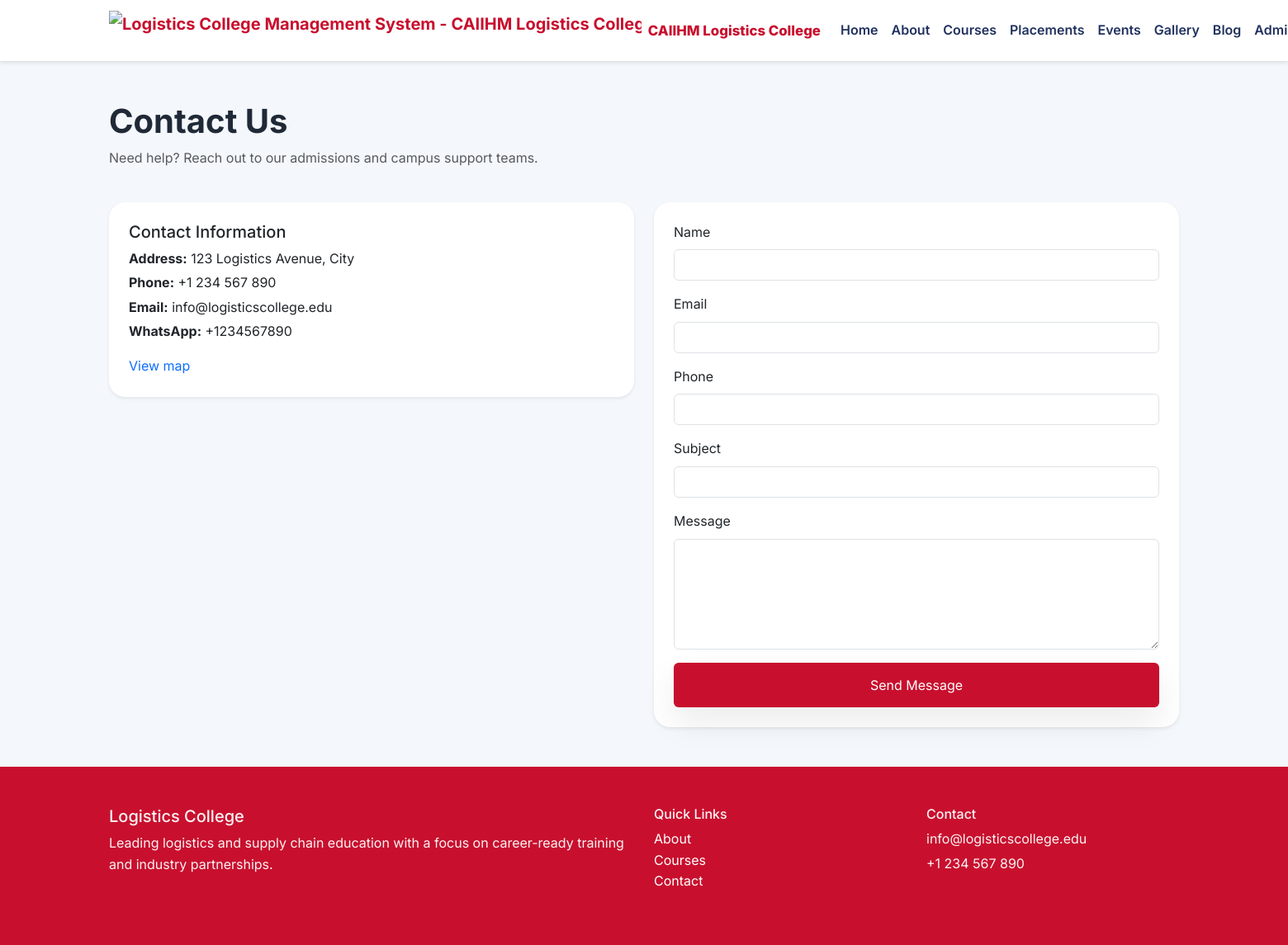
The page /pages/contact.php on the database its author committed.
### tables this page shows
CREATE TABLE settings (
  id INT UNSIGNED AUTO_INCREMENT PRIMARY KEY,
  `key` VARCHAR(150) NOT NULL UNIQUE,
  `value` TEXT NOT NULL
);

### includes/functions.php (called while the page is built, shortened)
<?php
function e($value) {
    return htmlspecialchars($value, ENT_QUOTES, 'UTF-8');
}
function get_setting($pdo, $key, $default = '') {
    $stmt = $pdo->prepare('SELECT value FROM settings WHERE `key` = ? LIMIT 1');
    $stmt->execute([$key]);
    $row = $stmt->fetch();
    return $row ? $row['value'] : $default;
}
function get_base_url() {
    $scriptName = $_SERVER['SCRIPT_NAME'];
    $parts = explode('/', trim($scriptName, '/'));
    if (!empty($parts) && $parts[0] !== 'index.php') {
        array_pop($parts);
        return '/' . implode('/', $parts);
    }
    return '/';
}
function site_url($path = '') {
    $base = get_base_url();
    return $base . '/' . ltrim($path, '/');
}

### pages/contact.php (the view, shortened to what this page needs)
<?php
require_once __DIR__ . '/../includes/header.php';
$address = get_setting($pdo, 'contact_address', '123 Logistics Avenue, City');
$phone = get_setting($pdo, 'contact_phone', '+1 234 567 890');
$email = get_setting($pdo, 'contact_email', 'info@logisticscollege.edu');
$whatsapp = get_setting($pdo, 'contact_whatsapp', '+1234567890');
$maps = get_setting($pdo, 'contact_maps', 'https://www.google.com/maps');
?>
<section class="container py-5">
    <div class="row mb-4">
        <div class="col-lg-8">
            <h1 class="fw-bold">Contact Us</h1>
            <p class="text-muted">Need help? Reach out to our admissions and campus support teams.</p>
        </div>
    </div>
    <div class="row gy-4">
        <div class="col-lg-6">
            <div class="card border-0 shadow-sm p-4">
                <h5>Contact Information</h5>
                <p class="mb-1"><strong>Address:</strong> <?= e($address) ?></p>
                <p class="mb-1"><strong>Phone:</strong> <?= e($phone) ?></p>
                <p class="mb-1"><strong>Email:</strong> <?= e($email) ?></p>
                <p class="mb-0"><strong>WhatsApp:</strong> <?= e($whatsapp) ?></p>
                <a target="_blank" href="<?= e($maps) ?>" class="d-block mt-3">View map</a>
            </div>
        </div>
        <div class="col-lg-6">
            <form method="POST" class="card border-0 shadow-sm p-4 bg-white">
                <div class="mb-3">
                    <label class="form-label">Name</label>
                    <input type="text" name="name" class="form-control" required />
                </div>
                <div class="mb-3">
                    <label class="form-label">Email</label>
                    <input type="email" name="email" class="form-control" required />
                </div>
                <div class="mb-3">
                    <label class="form-label">Phone</label>
                    <input type="text" name="phone" class="form-control" required />
                </div>
                <div class="mb-3">
                    <label class="form-label">Subject</label>
                    <input type="text" name="subject" class="form-control" required />
                </div>
                <div class="mb-3">
                    <label class="form-label">Message</label>
                    <textarea name="message" rows="5" class="form-control" required></textarea>
                </div>
                <button type="submit" class="btn btn-primary">Send Message</button>
            </form>
        </div>
    </div>
</section>
<?php require_once __DIR__ . '/../includes/footer.php';

### includes/footer.php (shortened to what this page needs)
</main>
<footer class="bg-navy text-white py-5">
    <div class="container">
        <div class="row gy-4">
            <div class="col-md-6">
                <h5>Logistics College</h5>
                <p>Leading logistics and supply chain education with a focus on career-ready training and industry partnerships.</p>
            </div>
            <div class="col-md-3">
                <h6>Quick Links</h6>
                <ul class="list-unstyled">
                    <li><a href="<?= e(site_url('pages/about.php')) ?>" class="text-white">About</a></li>
                    <li><a href="<?= e(site_url('pages/courses.php')) ?>" class="text-white">Courses</a></li>
                    <li><a href="<?= e(site_url('pages/contact.php')) ?>" class="text-white">Contact</a></li>
                </ul>
            </div>
            <div class="col-md-3">
                <h6>Contact</h6>
                <p class="mb-1"><?= e(get_setting($pdo, 'contact_email', 'info@logisticscollege.edu')) ?></p>
                <p class="mb-1"><?= e(get_setting($pdo, 'contact_phone', '+1 234 567 890')) ?></p>
            </div>
        </div>
    </div>
</footer>
</body>
</html>

### assets/css/style.css (style rules this page uses)
:root { --primary: #c8102e; --secondary: #ffcc00; --surface: #ffffff; --muted: #6b7280; --bg: #f4f7fb; --border: rgba(9, 31, 59, 0.08); }
* { box-sizing: border-box; }
body { font-family: 'Inter', sans-serif; background: var(--bg); color: #1f2937; line-height: 1.6; }
a { text-decoration: none; }
.btn-primary { background: var(--primary); border: none; padding: 0.95rem 1.7rem; box-shadow: 0 18px 40px rgba(0, 0, 0, 0.08); color: #fff; }
.card { border: 1px solid var(--border); border-radius: 1.25rem; }
footer { background: var(--primary); }
footer p, footer a, footer h5, footer h6 { color: rgba(255, 255, 255, 0.95); }

### rows shown on the page
settings: value "123 Logistics Avenue, City"
settings: value "+1 234 567 890"
settings: value "info@logisticscollege.edu"
settings: value "+1234567890"

### other values the page prints
$shortName "CAIIHM Logistics College"
